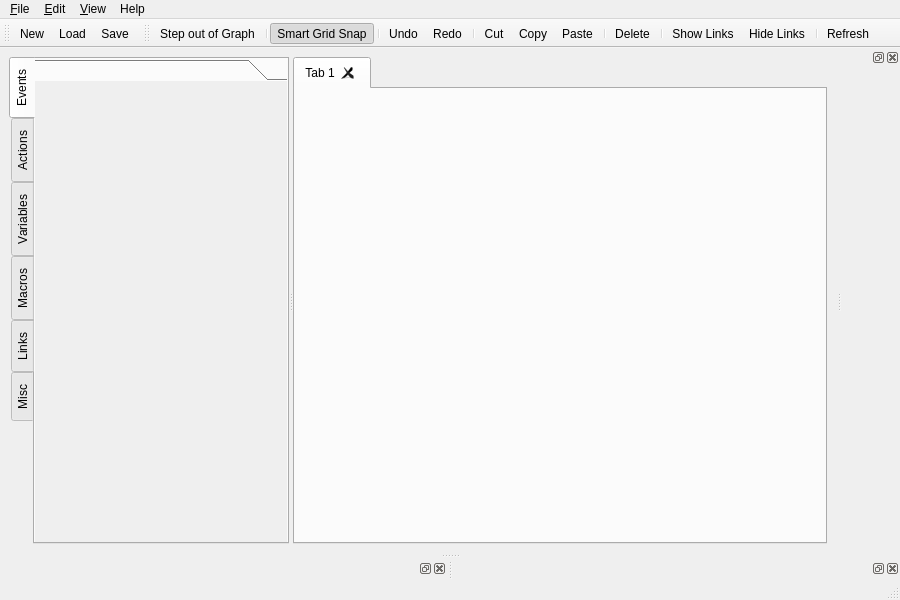
<?xml version="1.0" encoding="UTF-8"?>
<ui version="4.0">
 <class>DirectorEditor</class>
 <widget class="QMainWindow" name="DirectorEditor">
  <property name="geometry">
   <rect>
    <x>0</x>
    <y>0</y>
    <width>900</width>
    <height>600</height>
   </rect>
  </property>
  <property name="windowTitle">
   <string>No Director Graph Loaded</string>
  </property>
  <widget class="QWidget" name="centralwidget">
   <layout class="QGridLayout" name="gridLayout">
    <item row="0" column="0">
     <widget class="QSplitter" name="splitter">
      <property name="orientation">
       <enum>Qt::Horizontal</enum>
      </property>
      <widget class="QTabWidget" name="nodeTabs">
       <property name="sizePolicy">
        <sizepolicy hsizetype="Expanding" vsizetype="Expanding">
         <horstretch>0</horstretch>
         <verstretch>0</verstretch>
        </sizepolicy>
       </property>
       <property name="tabPosition">
        <enum>QTabWidget::West</enum>
       </property>
       <property name="currentIndex">
        <number>0</number>
       </property>
       <widget class="QWidget" name="eventNodeTab">
        <attribute name="title">
         <string>Events</string>
        </attribute>
        <layout class="QGridLayout" name="gridLayout_2">
         <property name="margin">
          <number>0</number>
         </property>
         <item row="0" column="0">
          <widget class="dtDirector::NodeTabs" name="eventNodeTabWidget">
           <property name="tabSpacing">
            <number>0</number>
           </property>
           <widget class="QWidget" name="eventNodeTabWidgetPage1_2">
            <property name="geometry">
             <rect>
              <x>0</x>
              <y>0</y>
              <width>251</width>
              <height>454</height>
             </rect>
            </property>
            <attribute name="label">
             <string/>
            </attribute>
           </widget>
          </widget>
         </item>
        </layout>
       </widget>
       <widget class="QWidget" name="actionNodeTab">
        <attribute name="title">
         <string>Actions</string>
        </attribute>
        <layout class="QGridLayout" name="gridLayout_3">
         <property name="margin">
          <number>0</number>
         </property>
         <item row="0" column="0">
          <widget class="dtDirector::NodeTabs" name="actionNodeTabWidget">
           <property name="tabSpacing">
            <number>0</number>
           </property>
           <widget class="QWidget" name="actionNodeTabWidgetPage1_2">
            <property name="geometry">
             <rect>
              <x>0</x>
              <y>0</y>
              <width>251</width>
              <height>454</height>
             </rect>
            </property>
            <attribute name="label">
             <string/>
            </attribute>
           </widget>
          </widget>
         </item>
        </layout>
       </widget>
       <widget class="QWidget" name="variableNodeTab">
        <attribute name="title">
         <string>Variables</string>
        </attribute>
        <layout class="QGridLayout" name="gridLayout_4">
         <property name="margin">
          <number>0</number>
         </property>
         <item row="0" column="0">
          <widget class="dtDirector::NodeTabs" name="variableNodeTabWidget">
           <property name="tabSpacing">
            <number>0</number>
           </property>
           <widget class="QWidget" name="variableNodeTabWidgetPage1_2">
            <property name="geometry">
             <rect>
              <x>0</x>
              <y>0</y>
              <width>251</width>
              <height>454</height>
             </rect>
            </property>
            <attribute name="label">
             <string/>
            </attribute>
           </widget>
          </widget>
         </item>
        </layout>
       </widget>
       <widget class="QWidget" name="macroNodeTab">
        <attribute name="title">
         <string>Macros</string>
        </attribute>
        <layout class="QGridLayout" name="gridLayout_5">
         <property name="margin">
          <number>0</number>
         </property>
         <item row="0" column="0">
          <widget class="dtDirector::NodeTabs" name="macroNodeTabWidget">
           <property name="tabSpacing">
            <number>0</number>
           </property>
           <widget class="QWidget" name="macroNodeTabWidgetPage1_2">
            <property name="geometry">
             <rect>
              <x>0</x>
              <y>0</y>
              <width>251</width>
              <height>454</height>
             </rect>
            </property>
            <attribute name="label">
             <string/>
            </attribute>
           </widget>
          </widget>
         </item>
        </layout>
       </widget>
       <widget class="QWidget" name="linkNodeTab">
        <attribute name="title">
         <string>Links</string>
        </attribute>
        <layout class="QGridLayout" name="gridLayout_6">
         <property name="margin">
          <number>0</number>
         </property>
         <item row="0" column="0">
          <widget class="dtDirector::NodeTabs" name="linkNodeTabWidget">
           <property name="tabSpacing">
            <number>0</number>
           </property>
           <widget class="QWidget" name="linkNodeTabWidgetPage1_2">
            <property name="geometry">
             <rect>
              <x>0</x>
              <y>0</y>
              <width>251</width>
              <height>454</height>
             </rect>
            </property>
            <attribute name="label">
             <string/>
            </attribute>
           </widget>
          </widget>
         </item>
        </layout>
       </widget>
       <widget class="QWidget" name="miscNodeTab">
        <attribute name="title">
         <string>Misc</string>
        </attribute>
        <layout class="QGridLayout" name="gridLayout_7">
         <property name="margin">
          <number>0</number>
         </property>
         <item row="0" column="0">
          <widget class="dtDirector::NodeTabs" name="miscNodeTabWidget">
           <property name="minimumSize">
            <size>
             <width>250</width>
             <height>0</height>
            </size>
           </property>
           <property name="tabSpacing">
            <number>0</number>
           </property>
           <widget class="QWidget" name="miscNodeTabWidgetPage1_2">
            <property name="geometry">
             <rect>
              <x>0</x>
              <y>0</y>
              <width>251</width>
              <height>454</height>
             </rect>
            </property>
            <attribute name="label">
             <string/>
            </attribute>
           </widget>
          </widget>
         </item>
        </layout>
       </widget>
      </widget>
      <widget class="dtDirector::GraphTabs" name="graphTab">
       <property name="sizePolicy">
        <sizepolicy hsizetype="Expanding" vsizetype="Expanding">
         <horstretch>1</horstretch>
         <verstretch>0</verstretch>
        </sizepolicy>
       </property>
       <property name="tabsClosable">
        <bool>true</bool>
       </property>
       <property name="movable">
        <bool>true</bool>
       </property>
       <widget class="QWidget" name="tab">
        <attribute name="title">
         <string>Tab 1</string>
        </attribute>
       </widget>
      </widget>
     </widget>
    </item>
   </layout>
  </widget>
  <widget class="QMenuBar" name="menubar">
   <property name="geometry">
    <rect>
     <x>0</x>
     <y>0</y>
     <width>900</width>
     <height>21</height>
    </rect>
   </property>
   <widget class="QMenu" name="menuFile">
    <property name="title">
     <string>&amp;File</string>
    </property>
    <addaction name="action_New"/>
    <addaction name="action_Load"/>
    <addaction name="action_Save"/>
    <addaction name="action_Save_as"/>
    <addaction name="separator"/>
    <addaction name="action_Load_Recording"/>
    <addaction name="action_Exit"/>
   </widget>
   <widget class="QMenu" name="menu_Edit">
    <property name="title">
     <string>&amp;Edit</string>
    </property>
    <addaction name="action_Step_Out_Of_Graph"/>
    <addaction name="separator"/>
    <addaction name="action_Smart_Grid_snap"/>
    <addaction name="separator"/>
    <addaction name="action_Undo"/>
    <addaction name="action_Redo"/>
    <addaction name="separator"/>
    <addaction name="action_Cut"/>
    <addaction name="action_Copy"/>
    <addaction name="action_Paste"/>
    <addaction name="separator"/>
    <addaction name="action_Delete"/>
    <addaction name="separator"/>
    <addaction name="action_Manage_Libraries"/>
   </widget>
   <widget class="QMenu" name="menu_View">
    <property name="title">
     <string>&amp;View</string>
    </property>
    <addaction name="action_Property_Editor"/>
    <addaction name="action_Graph_Browser"/>
    <addaction name="action_Replay_Browser"/>
    <addaction name="separator"/>
    <addaction name="action_Show_Links"/>
    <addaction name="action_Hide_Links"/>
    <addaction name="separator"/>
    <addaction name="action_Refresh"/>
   </widget>
   <widget class="QMenu" name="menuHelp">
    <property name="title">
     <string>Help</string>
    </property>
    <addaction name="actionDirector_Help"/>
   </widget>
   <addaction name="menuFile"/>
   <addaction name="menu_Edit"/>
   <addaction name="menu_View"/>
   <addaction name="menuHelp"/>
  </widget>
  <widget class="QStatusBar" name="statusbar"/>
  <widget class="QToolBar" name="FileToolbar">
   <property name="windowTitle">
    <string>File Toolbar</string>
   </property>
   <attribute name="toolBarArea">
    <enum>TopToolBarArea</enum>
   </attribute>
   <attribute name="toolBarBreak">
    <bool>false</bool>
   </attribute>
   <addaction name="action_New"/>
   <addaction name="action_Load"/>
   <addaction name="action_Save"/>
  </widget>
  <widget class="QToolBar" name="EditToolbar">
   <property name="windowTitle">
    <string>Edit Toolbar</string>
   </property>
   <attribute name="toolBarArea">
    <enum>TopToolBarArea</enum>
   </attribute>
   <attribute name="toolBarBreak">
    <bool>false</bool>
   </attribute>
   <addaction name="action_Step_Out_Of_Graph"/>
   <addaction name="separator"/>
   <addaction name="action_Smart_Grid_snap"/>
   <addaction name="separator"/>
   <addaction name="action_Undo"/>
   <addaction name="action_Redo"/>
   <addaction name="separator"/>
   <addaction name="action_Cut"/>
   <addaction name="action_Copy"/>
   <addaction name="action_Paste"/>
   <addaction name="separator"/>
   <addaction name="action_Delete"/>
   <addaction name="separator"/>
   <addaction name="action_Show_Links"/>
   <addaction name="action_Hide_Links"/>
   <addaction name="separator"/>
   <addaction name="action_Refresh"/>
  </widget>
  <widget class="dtDirector::PropertyEditor" name="propertyEditor">
   <attribute name="dockWidgetArea">
    <number>8</number>
   </attribute>
  </widget>
  <widget class="dtDirector::GraphBrowser" name="graphBrowser">
   <attribute name="dockWidgetArea">
    <number>8</number>
   </attribute>
  </widget>
  <widget class="dtDirector::ReplayBrowser" name="replayBrowser">
   <attribute name="dockWidgetArea">
    <number>2</number>
   </attribute>
  </widget>
  <action name="action_New">
   <property name="icon">
    <iconset resource="../../src/dtDirectorQt/directorqt.qrc">
     <normaloff>:/icons/new.png</normaloff>:/icons/new.png</iconset>
   </property>
   <property name="text">
    <string>&amp;New</string>
   </property>
   <property name="toolTip">
    <string>Begins a new Director script (Ctrl+N).</string>
   </property>
   <property name="shortcut">
    <string>Ctrl+N</string>
   </property>
  </action>
  <action name="action_Load">
   <property name="icon">
    <iconset resource="../../src/dtDirectorQt/directorqt.qrc">
     <normaloff>:/icons/open.png</normaloff>:/icons/open.png</iconset>
   </property>
   <property name="text">
    <string>&amp;Load</string>
   </property>
   <property name="toolTip">
    <string>Loads a Director script from a file (Ctrl+L).</string>
   </property>
   <property name="shortcut">
    <string>Ctrl+L</string>
   </property>
  </action>
  <action name="action_Save">
   <property name="icon">
    <iconset resource="../../src/dtDirectorQt/directorqt.qrc">
     <normaloff>:/icons/save.png</normaloff>:/icons/save.png</iconset>
   </property>
   <property name="text">
    <string>&amp;Save</string>
   </property>
   <property name="toolTip">
    <string>Saves the current Director script (Ctrl+S).</string>
   </property>
   <property name="shortcut">
    <string>Ctrl+S</string>
   </property>
  </action>
  <action name="action_Save_as">
   <property name="icon">
    <iconset resource="../../src/dtDirectorQt/directorqt.qrc">
     <normaloff>:/icons/save.png</normaloff>:/icons/save.png</iconset>
   </property>
   <property name="text">
    <string>&amp;Save as...</string>
   </property>
   <property name="toolTip">
    <string>Saves the current Director script.</string>
   </property>
  </action>
  <action name="action_Load_Recording">
   <property name="icon">
    <iconset resource="../../src/dtDirectorQt/directorqt.qrc">
     <normaloff>:/icons/open.png</normaloff>:/icons/open.png</iconset>
   </property>
   <property name="text">
    <string>&amp;Load Recording</string>
   </property>
   <property name="toolTip">
    <string>Loads recorded script data.</string>
   </property>
  </action>
  <action name="action_Step_Out_Of_Graph">
   <property name="icon">
    <iconset resource="../../src/dtDirectorQt/directorqt.qrc">
     <normaloff>:/icons/parent.png</normaloff>:/icons/parent.png</iconset>
   </property>
   <property name="text">
    <string>Step &amp;out of Graph</string>
   </property>
   <property name="toolTip">
    <string>Returns to the parent graph (Ctrl+Shift+U).</string>
   </property>
   <property name="shortcut">
    <string>Ctrl+Shift+U</string>
   </property>
  </action>
  <action name="action_Smart_Grid_snap">
   <property name="checkable">
    <bool>true</bool>
   </property>
   <property name="checked">
    <bool>true</bool>
   </property>
   <property name="icon">
    <iconset resource="../../src/dtDirectorQt/directorqt.qrc">
     <normaloff>:/icons/snapgrid.png</normaloff>:/icons/snapgrid.png</iconset>
   </property>
   <property name="text">
    <string>Smart &amp;Grid Snap</string>
   </property>
   <property name="toolTip">
    <string>Snaps nodes to a smart grid determined by the placement of other nodes (Ctrl+G).</string>
   </property>
   <property name="shortcut">
    <string>Ctrl+G</string>
   </property>
  </action>
  <action name="action_Undo">
   <property name="icon">
    <iconset resource="../../src/dtDirectorQt/directorqt.qrc">
     <normaloff>:/icons/undo.png</normaloff>:/icons/undo.png</iconset>
   </property>
   <property name="text">
    <string>&amp;Undo</string>
   </property>
   <property name="toolTip">
    <string>Reverts to your last action (Ctrl+Z).</string>
   </property>
   <property name="shortcut">
    <string>Ctrl+Z</string>
   </property>
  </action>
  <action name="action_Redo">
   <property name="icon">
    <iconset resource="../../src/dtDirectorQt/directorqt.qrc">
     <normaloff>:/icons/redo.png</normaloff>:/icons/redo.png</iconset>
   </property>
   <property name="text">
    <string>&amp;Redo</string>
   </property>
   <property name="toolTip">
    <string>Reverts your last undo action (Ctrl+Y).</string>
   </property>
   <property name="shortcut">
    <string>Ctrl+Y</string>
   </property>
  </action>
  <action name="action_Delete">
   <property name="icon">
    <iconset resource="../../src/dtDirectorQt/directorqt.qrc">
     <normaloff>:/icons/delete.png</normaloff>:/icons/delete.png</iconset>
   </property>
   <property name="text">
    <string>&amp;Delete</string>
   </property>
   <property name="toolTip">
    <string>Reverts your last undo action (Delete).</string>
   </property>
   <property name="shortcut">
    <string>Del</string>
   </property>
  </action>
  <action name="action_Cut">
   <property name="icon">
    <iconset resource="../../src/dtDirectorQt/directorqt.qrc">
     <normaloff>:/icons/cut.png</normaloff>:/icons/cut.png</iconset>
   </property>
   <property name="text">
    <string>&amp;Cut</string>
   </property>
   <property name="toolTip">
    <string>Cuts the currently selected nodes to the clipboard (Ctrl+X).</string>
   </property>
   <property name="shortcut">
    <string>Ctrl+X</string>
   </property>
  </action>
  <action name="action_Copy">
   <property name="icon">
    <iconset resource="../../src/dtDirectorQt/directorqt.qrc">
     <normaloff>:/icons/duplicate.png</normaloff>:/icons/duplicate.png</iconset>
   </property>
   <property name="text">
    <string>&amp;Copy</string>
   </property>
   <property name="toolTip">
    <string>Copies the currently selected nodes to the clipboard (Ctrl+C).</string>
   </property>
   <property name="shortcut">
    <string>Ctrl+C</string>
   </property>
  </action>
  <action name="action_Paste">
   <property name="icon">
    <iconset resource="../../src/dtDirectorQt/directorqt.qrc">
     <normaloff>:/icons/paste.png</normaloff>:/icons/paste.png</iconset>
   </property>
   <property name="text">
    <string>&amp;Paste</string>
   </property>
   <property name="toolTip">
    <string>Pastes the nodes saved in the clipboard to the current graph (Ctrl+V).</string>
   </property>
   <property name="shortcut">
    <string>Ctrl+V</string>
   </property>
  </action>
  <action name="action_Manage_Libraries">
   <property name="text">
    <string>&amp;Manage Libraries...</string>
   </property>
   <property name="toolTip">
    <string>Manages the Node Libraries for the script.</string>
   </property>
  </action>
  <action name="action_Property_Editor">
   <property name="checkable">
    <bool>true</bool>
   </property>
   <property name="checked">
    <bool>true</bool>
   </property>
   <property name="text">
    <string>&amp;Property Editor</string>
   </property>
   <property name="toolTip">
    <string>Shows the Property Editor (Ctrl+P).</string>
   </property>
   <property name="shortcut">
    <string>Ctrl+P</string>
   </property>
  </action>
  <action name="action_Graph_Browser">
   <property name="checkable">
    <bool>true</bool>
   </property>
   <property name="checked">
    <bool>true</bool>
   </property>
   <property name="text">
    <string>&amp;Graph Browser</string>
   </property>
   <property name="toolTip">
    <string>Shows the Graph Browser (Ctrl+B).</string>
   </property>
   <property name="shortcut">
    <string>Ctrl+B</string>
   </property>
  </action>
  <action name="action_Replay_Browser">
   <property name="checkable">
    <bool>true</bool>
   </property>
   <property name="text">
    <string>&amp;Replay Browser</string>
   </property>
   <property name="toolTip">
    <string>Shows the Replay Browser (Ctrl+R).</string>
   </property>
   <property name="shortcut">
    <string>Ctrl+R</string>
   </property>
  </action>
  <action name="action_Show_Links">
   <property name="icon">
    <iconset resource="../../src/dtDirectorQt/directorqt.qrc">
     <normaloff>:/icons/showlinks.png</normaloff>:/icons/showlinks.png</iconset>
   </property>
   <property name="text">
    <string>&amp;Show Links</string>
   </property>
   <property name="toolTip">
    <string>Shows all hidden links on selected nodes (Ctrl+U).</string>
   </property>
   <property name="shortcut">
    <string>Ctrl+U</string>
   </property>
  </action>
  <action name="action_Hide_Links">
   <property name="icon">
    <iconset resource="../../src/dtDirectorQt/directorqt.qrc">
     <normaloff>:/icons/hidelinks.png</normaloff>:/icons/hidelinks.png</iconset>
   </property>
   <property name="text">
    <string>&amp;Hide Links</string>
   </property>
   <property name="toolTip">
    <string>Hides all unused links on selected nodes (Ctrl+H).</string>
   </property>
   <property name="shortcut">
    <string>Ctrl+H</string>
   </property>
  </action>
  <action name="action_Refresh">
   <property name="icon">
    <iconset resource="../../src/dtDirectorQt/directorqt.qrc">
     <normaloff>:/icons/refresh.png</normaloff>:/icons/refresh.png</iconset>
   </property>
   <property name="text">
    <string>&amp;Refresh</string>
   </property>
   <property name="toolTip">
    <string>Refresh the current view (F5).</string>
   </property>
   <property name="shortcut">
    <string>F5</string>
   </property>
  </action>
  <action name="action_Exit">
   <property name="text">
    <string>Exit</string>
   </property>
   <property name="toolTip">
    <string>Exit the editor</string>
   </property>
   <property name="shortcut">
    <string>Ctrl+Q</string>
   </property>
  </action>
  <action name="actionDirector_Help">
   <property name="text">
    <string>Director Help...</string>
   </property>
  </action>
 </widget>
 <customwidgets>
  <customwidget>
   <class>dtDirector::PropertyEditor</class>
   <extends>QDockWidget</extends>
   <header location="global">dtDirectorQt/propertyeditor.h</header>
   <container>1</container>
  </customwidget>
  <customwidget>
   <class>dtDirector::GraphBrowser</class>
   <extends>QDockWidget</extends>
   <header location="global">dtDirectorQt/graphbrowser.h</header>
   <container>1</container>
  </customwidget>
  <customwidget>
   <class>dtDirector::ReplayBrowser</class>
   <extends>QDockWidget</extends>
   <header location="global">dtDirectorQt/replaybrowser.h</header>
   <container>1</container>
  </customwidget>
  <customwidget>
   <class>dtDirector::GraphTabs</class>
   <extends>QTabWidget</extends>
   <header location="global">dtDirectorQt/graphtabs.h</header>
   <container>1</container>
  </customwidget>
  <customwidget>
   <class>dtDirector::NodeTabs</class>
   <extends>QToolBox</extends>
   <header location="global">dtDirectorQt/nodetabs.h</header>
   <container>1</container>
  </customwidget>
 </customwidgets>
 <resources>
  <include location="../../src/dtDirectorQt/directorqt.qrc"/>
 </resources>
 <connections/>
</ui>
